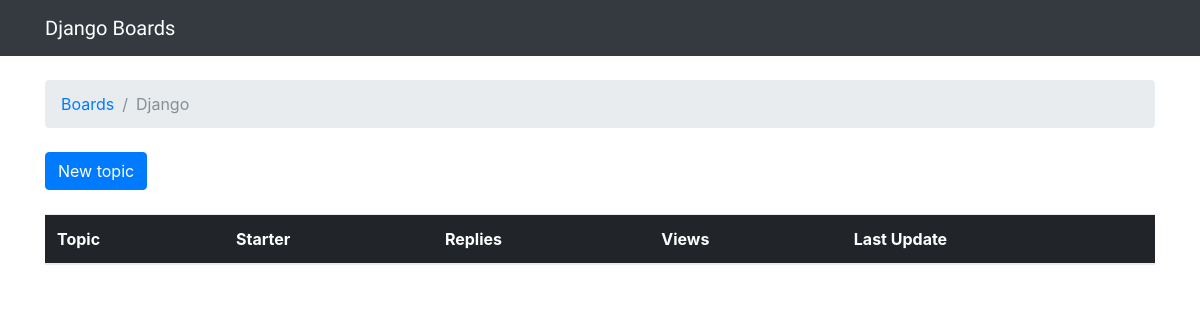
Before: /boards/2/ with the older database file.
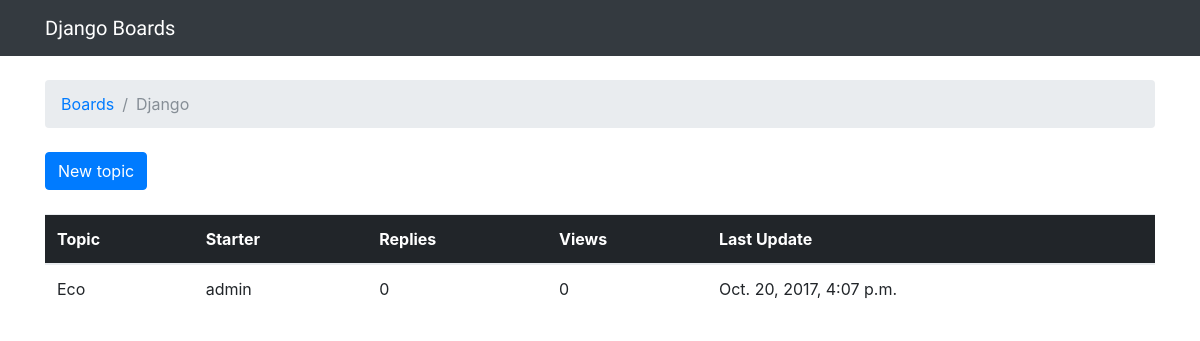
After: the same page with the newer database file.
### boards/models.py (models this page shows)
class Topic(models.Model):
    subject = models.CharField(max_length=255)
    last_updated = models.DateTimeField(auto_now_add=True)
    board = models.ForeignKey(Board, related_name='topics')
    starter = models.ForeignKey(User, related_name='topics')

### boards/views.py (the view)
# urls.py: url(r'^boards/(?P<pk>\d+)/$', views.board_topics, name='board_topics'),
def board_topics(request, pk):
    board = get_object_or_404(Board, pk=pk)
    return render(request, 'topics.html', {'board': board})

### templates/topics.html (shortened to what this page needs)
{% extends 'base.html' %}
{% block breadcrumb %}
    <li class="breadcrumb-item"><a href="{% url 'home' %}">Boards</a></li>
    <li class="breadcrumb-item active">{{ board.name }}</li>
{% endblock %}
{% block content %}
<div class="mb-4">
  <a href="{% url 'new_topic' board.pk %}" class="btn btn-primary">New topic</a>
</div>
<table class="table">
  <thead class="thead-inverse">
  <tr>
    <th>Topic</th>
    <th>Starter</th>
    <th>Replies</th>
    <th>Views</th>
    <th>Last Update</th>
  </tr>
  </thead>
  <tbody>
  {% for topic in board.topics.all %}
    <tr>
      <td>{{ topic.subject }}</td>
      <td>{{ topic.starter.username }}</td>
      <td>0</td>
      <td>0</td>
      <td>{{ topic.last_updated }}</td>
    </tr>
  {% endfor %}
  </tbody>
</table>
{% endblock %}

Changed rows visible on the page:
added Topic: subject "Eco", starter.username "admin", last_updated "Oct. 20, 2017, 4:07 p.m."
